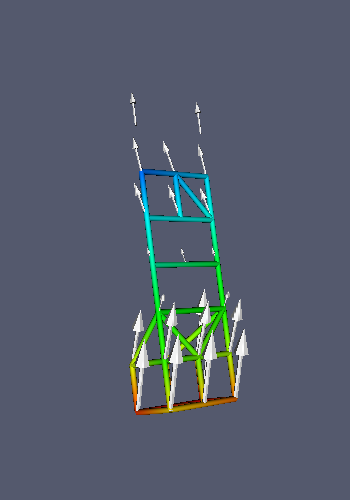

This chart was generated by the following Python code:
#!/usr/bin/env python

# Compute gradients on an unstructured grid and visualize with tube edges and arrow glyphs.

import os

import vtkmodules.vtkInteractionStyle  # noqa: F401
import vtkmodules.vtkRenderingFreeType  # noqa: F401
import vtkmodules.vtkRenderingOpenGL2  # noqa: F401

from vtkmodules.vtkFiltersCore import (
    vtkGlyph3D,
    vtkTubeFilter,
)
from vtkmodules.vtkFiltersCore import vtkExtractEdges
from vtkmodules.vtkFiltersGeneral import (
    vtkGradientFilter,
)
from vtkmodules.vtkFiltersCore import vtkAssignAttribute
from vtkmodules.vtkFiltersSources import vtkArrowSource
from vtkmodules.vtkIOLegacy import vtkUnstructuredGridReader
from vtkmodules.vtkRenderingCore import (
    vtkActor,
    vtkPolyDataMapper,
    vtkRenderWindow,
    vtkRenderWindowInteractor,
    vtkRenderer,
)

# Source
data_dir = os.environ.get("VPE_DATA_DIR", os.path.dirname(os.path.abspath(__file__)))

# Read unstructured grid
grid_reader = vtkUnstructuredGridReader()
grid_reader.SetFileName(os.path.join(data_dir, "uGridEx.vtk"))

# Extract edges and create tubes
edges = vtkExtractEdges()
edges.SetInputConnection(grid_reader.GetOutputPort())

tubes = vtkTubeFilter()
tubes.SetInputConnection(edges.GetOutputPort())
tubes.SetRadius(0.0625)
tubes.SetVaryRadiusToVaryRadiusOff()
tubes.SetNumberOfSides(32)

tubes_mapper = vtkPolyDataMapper()
tubes_mapper.SetInputConnection(tubes.GetOutputPort())
tubes_mapper.SetScalarRange(0.0, 26.0)

tubes_actor = vtkActor()
tubes_actor.SetMapper(tubes_mapper)

# Compute gradients
gradients = vtkGradientFilter()
gradients.SetInputConnection(grid_reader.GetOutputPort())

# Assign gradients as vectors
vectors = vtkAssignAttribute()
vectors.SetInputConnection(gradients.GetOutputPort())
vectors.Assign("Gradients", "VECTORS", "POINT_DATA")

# Arrow glyphs
arrow = vtkArrowSource()

glyphs = vtkGlyph3D()
glyphs.SetInputConnection(0, vectors.GetOutputPort())
glyphs.SetInputConnection(1, arrow.GetOutputPort())
glyphs.ScalingOn()
glyphs.SetScaleModeToScaleByVector()
glyphs.SetScaleFactor(0.25)
glyphs.OrientOn()
glyphs.ClampingOff()
glyphs.SetVectorModeToUseVector()
glyphs.SetIndexModeToOff()

glyph_mapper = vtkPolyDataMapper()
glyph_mapper.SetInputConnection(glyphs.GetOutputPort())
glyph_mapper.ScalarVisibilityOff()

glyph_actor = vtkActor()
glyph_actor.SetMapper(glyph_mapper)

# Renderer
renderer = vtkRenderer()
renderer.AddActor(tubes_actor)
renderer.AddActor(glyph_actor)
renderer.SetBackground(0.328125, 0.347656, 0.425781)

# Render window
render_window = vtkRenderWindow()
render_window.AddRenderer(renderer)
render_window.SetWindowName("unstructuredgrid gradients")
render_window.SetMultiSamples(0)
render_window.SetSize(350, 500)

# Interactor
interactor = vtkRenderWindowInteractor()
interactor.SetRenderWindow(render_window)

# Scene
renderer.ResetCamera()
camera = renderer.GetActiveCamera()
camera.Elevation(-80.0)
camera.OrthogonalizeViewUp()
camera.Azimuth(135.0)
renderer.ResetCameraClippingRange()

interactor.Initialize()
interactor.Start()
